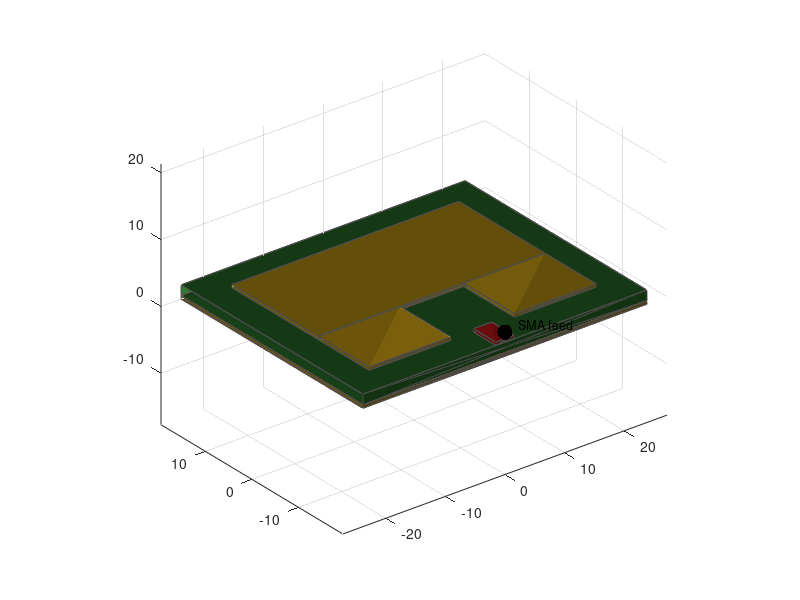

This figure's MATLAB source: (Note: this script raises an error after producing the figure.)
%% =========================================================================
%  Rectangular Inset-Fed Microstrip Patch Antenna Design
%  Target Frequency : 2.4 GHz (WiFi / ESP-NOW)
%  Substrate        : FR4  (εr = 4.4, h = 1.6 mm, tan δ = 0.02)
%  Feed Impedance   : 50 Ω (inset feed, no external matching network)
%
%  PLOTS:
%   Figure 1 — Physical antenna structure (3D layered geometry)
%   Figure 2 — 3D radiation pattern (surface plot in dBi)
%   Figure 3 — S11 parameter vs frequency
%   Figure 4 — Input impedance (R & X) over 11 frequency points
%
%  Reference: Balanis, "Antenna Theory: Analysis and Design", 4th ed. (TLM)
%% =========================================================================

clc; clear; close all;

%% ── SUBSTRATE & FREQUENCY PARAMETERS ─────────────────────────────────────
c      = 3e8;          % Speed of light (m/s)
f0     = 2.4e9;        % Resonant frequency (Hz)
eps_r  = 4.4;          % FR4 relative permittivity
h      = 1.6e-3;       % Substrate thickness (m)
tan_d  = 0.02;         % FR4 loss tangent
Z0     = 50;           % Feed impedance target (Ω)

lambda0 = c / f0;
k0      = 2*pi*f0 / c;

fprintf('=== 2.4 GHz Inset-Fed Patch Antenna — Design Script ===\n\n');

%% ── DESIGN EQUATIONS (Transmission Line Model) ────────────────────────────

% --- Patch Width ---
W = (c / (2*f0)) * sqrt(2 / (eps_r + 1));

% --- Effective Dielectric Constant ---
eps_eff = (eps_r+1)/2 + (eps_r-1)/2 * (1 + 12*h/W)^(-0.5);

% --- End-Effect Length Extension ---
delta_L = 0.412*h * ((eps_eff+0.3)*(W/h+0.264)) / ((eps_eff-0.258)*(W/h+0.8));

% --- Physical Patch Length ---
L_eff = c / (2*f0*sqrt(eps_eff));
L     = L_eff - 2*delta_L;

% --- Ground Plane (6h clearance each side) ---
Lg = L + 6*h;
Wg = W + 6*h;

% --- Radiation Conductances (Balanis eqs 14-13a, 14-21) ---
theta_v   = linspace(1e-6, pi-1e-6, 2000);
intgd_G1  = (sin(k0*W/2 .* cos(theta_v)) ./ cos(theta_v)).^2 .* sin(theta_v).^3;
G1        = (1/(120*pi^2)) * trapz(theta_v, intgd_G1);
intgd_G12 = (sin(k0*W/2 .* cos(theta_v)) ./ cos(theta_v)).^2 .* ...
             besselj(0, k0*L.*sin(theta_v)) .* sin(theta_v).^3;
G12       = (1/(120*pi^2)) * trapz(theta_v, intgd_G12);

% --- Edge Resistance ---
R_edge = 1 / (2*(G1 + G12));

% --- Inset Feed Depth for 50 Ω ---
if R_edge < Z0
    error('R_edge = %.1f Ω < 50 Ω — increase patch width.', R_edge);
end
y0 = (L/pi) * acos(sqrt(Z0 / R_edge));

% --- Inset Notch Width ---
g  = W / 10;

% --- 50 Ω Feed Line Width (Hammerstad) ---
A   = (Z0/60)*sqrt((eps_r+1)/2) + ((eps_r-1)/(eps_r+1))*(0.23+0.11/eps_r);
Wf  = 8*h*exp(A) / (exp(2*A)-2);

% --- RLC Model for frequency sweep ---
BW_frac = 0.035;
w0_rad  = 2*pi*f0;
Q_val   = 1/BW_frac;
C_eq    = Q_val / (R_edge * w0_rad);
L_eq    = 1 / (w0_rad^2 * C_eq);

%% ── PRINT SUMMARY ─────────────────────────────────────────────────────────
fprintf('========== FINAL DESIGN SUMMARY ==========\n');
fprintf('  W   = %.3f mm  (patch width)\n',      W*1e3);
fprintf('  L   = %.3f mm  (patch length)\n',     L*1e3);
fprintf('  y0  = %.3f mm  (inset feed depth)\n', y0*1e3);
fprintf('  g   = %.3f mm  (notch half-width)\n', g*1e3);
fprintf('  Wf  = %.3f mm  (feed line width)\n',  Wf*1e3);
fprintf('  Lg  = %.2f mm, Wg = %.2f mm\n',       Lg*1e3, Wg*1e3);
fprintf('  R_edge  = %.2f Ω\n',                  R_edge);
fprintf('  R_in(y0)= %.2f Ω  (at feed point)\n', R_edge*cos(pi*y0/L)^2);
fprintf('==========================================\n\n');

%% ══════════════════════════════════════════════════════════════════════════
%  FIGURE 1 — PHYSICAL ANTENNA STRUCTURE (3D LAYERED GEOMETRY)
%% ══════════════════════════════════════════════════════════════════════════
fig1 = figure('Name','Figure 1 — Physical Antenna Structure', ...
              'Color','w','Position',[50 500 820 560]);

ax1 = axes('Parent',fig1);
hold(ax1,'on'); axis(ax1,'equal'); grid(ax1,'on');
view(ax1, -38, 28);
lighting(ax1,'gouraud');
camlight(ax1,'headlight');

% Coordinates (centred at origin for clarity)
Lmm = L*1e3;  Wmm = W*1e3;  Lgmm = Lg*1e3;  Wgmm = Wg*1e3;
hmm = h*1e3;  y0mm= y0*1e3; gm  = g*1e3;    Wfmm = Wf*1e3;
sub_t  = hmm;            % substrate thickness (mm) → visual z-scale
gnd_t  = 0.5;            % ground copper visual thickness (mm)
pat_t  = 0.5;            % patch copper visual thickness (mm)

% --- Helper: draw a box [x1 x2] × [y1 y2] × [z1 z2] ---
    function draw_box(x1,x2,y1,y2,z1,z2,col,alph)
        X = [x1 x2 x2 x1; x1 x2 x2 x1; x1 x1 x2 x2; x1 x1 x2 x2; x1 x2 x2 x1; x1 x2 x2 x1];
        Y = [y1 y1 y2 y2; y1 y1 y2 y2; y1 y2 y2 y1; y1 y2 y2 y1; y1 y1 y1 y1; y2 y2 y2 y2];
        Z = [z1 z1 z1 z1; z2 z2 z2 z2; z1 z1 z2 z2; z2 z2 z1 z1; z1 z1 z2 z2; z1 z1 z2 z2];
        patch('XData',X','YData',Y','ZData',Z','FaceColor',col, ...
              'FaceAlpha',alph,'EdgeColor',[0.3 0.3 0.3],'LineWidth',0.5);
    end

% Layer z positions
z_gnd_bot = 0;
z_gnd_top = gnd_t;
z_sub_bot = z_gnd_top;
z_sub_top = z_sub_bot + sub_t;
z_pat_bot = z_sub_top;
z_pat_top = z_pat_bot + pat_t;

% --- Ground plane (copper gold) ---
draw_box(-Wgmm/2, Wgmm/2, -Lgmm/2, Lgmm/2, z_gnd_bot, z_gnd_top, [0.85 0.65 0.13], 1.0);

% --- FR4 Substrate (green translucent) ---
draw_box(-Wgmm/2, Wgmm/2, -Lgmm/2, Lgmm/2, z_sub_bot, z_sub_top, [0.2 0.55 0.2], 0.25);

% --- Patch copper (split into 3 rectangles to show inset notches) ---
% Left block (from -W/2 to -(Wf/2+g))
x_notch_left  = -(Wfmm/2 + gm);
x_notch_right =  (Wfmm/2 + gm);
y_inset_edge  = -Lmm/2;
y_inset_top   = -Lmm/2 + y0mm;

% Full patch top band (above inset)
draw_box(-Wmm/2, Wmm/2, y_inset_top, Lmm/2, z_pat_bot, z_pat_top, [0.95 0.75 0.1], 1.0);
% Left patch strip in inset region
draw_box(-Wmm/2, x_notch_left, y_inset_edge, y_inset_top, z_pat_bot, z_pat_top, [0.95 0.75 0.1], 1.0);
% Right patch strip in inset region
draw_box(x_notch_right, Wmm/2, y_inset_edge, y_inset_top, z_pat_bot, z_pat_top, [0.95 0.75 0.1], 1.0);

% --- Feed line (red copper strip) ---
y_feed_bot = -Lgmm/2;
draw_box(-Wfmm/2, Wfmm/2, y_feed_bot, y_inset_edge, z_pat_bot, z_pat_top, [0.85 0.1 0.1], 1.0);

% --- SMA connector symbolic dot ---
scatter3(0, -Lgmm/2, z_pat_top+1, 120, 'k', 'filled');
text(1.5, -Lgmm/2-1, z_pat_top+2, 'SMA feed', 'FontSize', 9, 'Color','k');

% --- Dimension annotations ---
% Width arrow
annotation('doublearrow','X',[0.13 0.87],'Y',[0.07 0.07],'Color','b','LineWidth',1.5,'Head1Length',6,'Head2Length',6);
annotation('textbox',[0.35 0.02 0.3 0.06],'String',sprintf('W = %.1f mm', Wmm), ...
    'EdgeColor','none','HorizontalAlignment','center','FontSize',10,'Color','b','FontWeight','bold');

xlabel(ax1,'x (mm)','FontSize',11); ylabel(ax1,'y (mm)','FontSize',11); zlabel(ax1,'z (mm)','FontSize',11);
title(ax1, sprintf(['Physical Structure — 2.4 GHz Inset-Fed Patch Antenna\n' ...
    'W=%.1f mm, L=%.1f mm, y_0=%.1f mm, W_f=%.1f mm, g=%.1f mm'], ...
    Wmm, Lmm, y0mm, Wfmm, gm), 'FontSize', 12, 'FontWeight', 'bold');

% Legend patches
h_gnd = patch(NaN,NaN,[0.85 0.65 0.13],'DisplayName','Ground Plane (Cu)');
h_sub = patch(NaN,NaN,[0.2 0.55 0.2],  'FaceAlpha',0.25,'DisplayName','FR4 Substrate');
h_pat = patch(NaN,NaN,[0.95 0.75 0.1], 'DisplayName','Patch (Cu)');
h_fed = patch(NaN,NaN,[0.85 0.1 0.1],  'DisplayName','Feed Line (Cu)');
legend([h_gnd h_sub h_pat h_fed],'Location','northeast','FontSize',9);
xlim(ax1,[-Wgmm/2-2 Wgmm/2+2]); ylim(ax1,[-Lgmm/2-4 Lgmm/2+2]);

%% ══════════════════════════════════════════════════════════════════════════
%  FIGURE 2 — 3D RADIATION PATTERN (surface, dBi)
%% ══════════════════════════════════════════════════════════════════════════
% Analytical far-field: product of E-plane and H-plane patterns
% Valid above the ground plane (upper hemisphere, 0 ≤ θ ≤ π/2)

N_th = 90;   N_ph = 181;
theta_3d = linspace(0,   pi/2, N_th);   % elevation: 0=broadside, π/2=horizon
phi_3d   = linspace(0, 2*pi,  N_ph);    % azimuth

[TH, PH] = meshgrid(theta_3d, phi_3d);

% E-plane element factor (elevation in xz-plane)
FE = cos(k0*(L/2).*sin(TH).*cos(PH)) .* cos(TH);
% H-plane element factor (elevation in yz-plane)  
FH = sinc((k0*W/(2*pi)).*sin(TH).*sin(PH));

% Total field magnitude (approximate 3D pattern)
F_total = abs(FE .* FH);
F_total = F_total / max(F_total(:));     % normalise to 1

% Estimated directivity for dBi scale
D0_lin = (2*pi*W/lambda0)^2 / (pi * trapz(theta_v, intgd_G1));
D0_dBi = 10*log10(D0_lin);

F_dBi  = D0_dBi + 20*log10(F_total + 1e-10);   % shift to dBi
F_dBi  = max(F_dBi, D0_dBi - 30);              % clip -30 dB floor

% Convert to Cartesian for surface plot (radius = linear F)
R_surf = F_total;
Xs = R_surf .* sin(TH) .* cos(PH);
Ys = R_surf .* sin(TH) .* sin(PH);
Zs = R_surf .* cos(TH);

figure('Name','Figure 2 — 3D Radiation Pattern','Color','w','Position',[900 500 720 560]);
surf(Xs, Ys, Zs, F_dBi, 'EdgeColor','none','FaceAlpha',0.92);
colormap(jet); cb = colorbar;
cb.Label.String = 'Gain (dBi)'; cb.Label.FontSize = 11;
clim([D0_dBi-20, D0_dBi+1]);
hold on;
% Broadside marker
scatter3(0,0,1.02,120,'w','filled','MarkerEdgeColor','k','LineWidth',1.5);
text(0.05,0,1.1,sprintf('Peak ≈ %.1f dBi',D0_dBi),'FontSize',10,'FontWeight','bold');
% Ground plane disc
[xd,yd] = meshgrid(linspace(-1,1,40));
rd = sqrt(xd.^2+yd.^2); zd = zeros(size(xd)); zd(rd>1)=NaN;
surf(xd,yd,zd-0.02,'FaceColor',[0.85 0.65 0.13],'EdgeColor','none','FaceAlpha',0.5);

axis equal; grid on; view(-35,25);
xlabel('x','FontSize',11); ylabel('y','FontSize',11); zlabel('z (Broadside)','FontSize',11);
title(sprintf('3D Radiation Pattern — 2.4 GHz Patch (TLM)\nPeak Directivity ≈ %.1f dBi', D0_dBi), ...
    'FontSize',12,'FontWeight','bold');
lighting gouraud; camlight headlight;
annotation('textbox',[0.02 0.02 0.45 0.07],'String', ...
    'Upper hemisphere shown (ground plane below)', ...
    'FitBoxToText','on','EdgeColor',[0.6 0.6 0.6],'FontSize',9,'BackgroundColor','w');

%% ══════════════════════════════════════════════════════════════════════════
%  FIGURE 3 — S11 PARAMETER vs FREQUENCY
%% ══════════════════════════════════════════════════════════════════════════
f_span  = linspace(1.6e9, 3.4e9, 2000);
w_span  = 2*pi*f_span;

Z_in    = 1 ./ (1/R_edge + 1./(1j*w_span*L_eq) + 1j*w_span*C_eq);
Gamma   = (Z_in - Z0) ./ (Z_in + Z0);
S11_dB  = 20*log10(abs(Gamma));

% -10 dB bandwidth
idx_bw  = S11_dB < -10;
if any(idx_bw)
    f_low  = min(f_span(idx_bw));
    f_high = max(f_span(idx_bw));
    BW_MHz = (f_high - f_low)/1e6;
else
    BW_MHz = 0; f_low = f0; f_high = f0;
end

figure('Name','Figure 3 — S11 Parameter','Color','w','Position',[50 50 780 460]);
ax3 = axes; hold(ax3,'on');

% BW shaded region
if BW_MHz > 0
    fill(ax3, [f_low f_high f_high f_low]/1e9, [-10 -10 min(S11_dB) min(S11_dB)], ...
        [0.8 0.95 0.8], 'EdgeColor','none','FaceAlpha',0.4, 'DisplayName','−10 dB BW region');
end

% S11 curve
plot(ax3, f_span/1e9, S11_dB, 'b-', 'LineWidth', 2.5, 'DisplayName', 'S_{11}');

% Reference lines
yline(ax3,-10,'r--','LineWidth',1.8,'Label','−10 dB','LabelHorizontalAlignment','left', ...
    'HandleVisibility','off');
xline(ax3,2.4,'Color',[0.1 0.7 0.1],'LineWidth',1.5,'LineStyle','--', ...
    'Label','2.4 GHz','HandleVisibility','off');
xline(ax3,2.485,'Color',[0.5 0.5 0.5],'LineWidth',1,'LineStyle',':','Label','2.485 GHz','HandleVisibility','off');

% Resonance marker
[S11_min, idx_min] = min(S11_dB);
f_res_actual = f_span(idx_min);
scatter(ax3, f_res_actual/1e9, S11_min, 90, 'r', 'filled', 'DisplayName', ...
    sprintf('Resonance: %.3f GHz, %.1f dB', f_res_actual/1e9, S11_min));

% BW annotation box
if BW_MHz > 0
    text(ax3, 2.35, -35, sprintf('BW_{-10dB}\n≈ %.0f MHz\n(%.1f–%.1f GHz)', ...
        BW_MHz, f_low/1e9, f_high/1e9), 'FontSize',10,'Color',[0 0.5 0], ...
        'BackgroundColor',[0.9 1 0.9],'EdgeColor',[0 0.5 0],'Margin',3);
end

xlabel(ax3,'Frequency (GHz)','FontSize',12);
ylabel(ax3,'S_{11} (dB)','FontSize',12);
title(ax3,'S_{11} vs Frequency — 2.4 GHz Inset-Fed Patch (TLM Model)', ...
    'FontSize',13,'FontWeight','bold');
legend(ax3,'Location','southeast','FontSize',10);
grid(ax3,'on'); ylim(ax3,[-45 5]); xlim(ax3,[1.6 3.4]);
set(ax3,'XTick',1.6:0.2:3.4);

%% ══════════════════════════════════════════════════════════════════════════
%  FIGURE 4 — INPUT IMPEDANCE (R & X) AT 11 FREQUENCY POINTS
%% ══════════════════════════════════════════════════════════════════════════
% 11 points: 1.9 GHz to 2.9 GHz in 0.1 GHz steps (centred on 2.4 GHz)
f_11   = linspace(1.9e9, 2.9e9, 11);
w_11   = 2*pi*f_11;

Z_11   = 1 ./ (1/R_edge + 1./(1j*w_11*L_eq) + 1j*w_11*C_eq);
R_11   = real(Z_11);
X_11   = imag(Z_11);

% Continuous curves for reference
f_cont = linspace(1.6e9, 3.2e9, 1000);
w_cont = 2*pi*f_cont;
Z_cont = 1 ./ (1/R_edge + 1./(1j*w_cont*L_eq) + 1j*w_cont*C_eq);
R_cont = real(Z_cont);
X_cont = imag(Z_cont);

figure('Name','Figure 4 — Input Impedance vs Frequency (11 Points)', ...
       'Color','w','Position',[900 50 820 520]);

% ── Resistance subplot ────────────────────────────────────────────────────
subplot(2,1,1);
hold on;
plot(f_cont/1e9, R_cont, 'b-', 'LineWidth',1.5, 'DisplayName','R_{in} (continuous)');
stem(f_11/1e9, R_11, 'filled', 'Color','b', 'MarkerFaceColor','b', ...
     'MarkerSize',8, 'LineWidth',1.8, 'DisplayName','R_{in} (11 points)');
yline(50,'r--','50 Ω','LineWidth',1.8,'LabelHorizontalAlignment','right');
xline(2.4,'Color',[0.1 0.7 0.1],'LineWidth',1.5,'LineStyle','--','Label','2.4 GHz');

% Label each stem with its value
for k = 1:11
    text(f_11(k)/1e9, R_11(k)+4, sprintf('%.0f',R_11(k)), ...
        'HorizontalAlignment','center','FontSize',7.5,'Color','b');
end

ylabel('Resistance R_{in} (Ω)','FontSize',11);
title('Input Impedance vs Frequency — 11 Discrete Points','FontSize',12,'FontWeight','bold');
legend('Location','northeast','FontSize',9); grid on;
xlim([1.7 3.1]); ylim([0 max(R_cont)*1.15]);
set(gca,'XTick',f_11/1e9,'XTickLabel',arrayfun(@(x) sprintf('%.1f',x), f_11/1e9,'UniformOutput',false));
xtickangle(30);

% ── Reactance subplot ─────────────────────────────────────────────────────
subplot(2,1,2);
hold on;
plot(f_cont/1e9, X_cont, 'r-', 'LineWidth',1.5, 'DisplayName','X_{in} (continuous)');
stem(f_11/1e9, X_11, 'filled', 'Color',[0.8 0 0], 'MarkerFaceColor',[0.8 0 0], ...
     'MarkerSize',8, 'LineWidth',1.8, 'DisplayName','X_{in} (11 points)');
yline(0,'k-','LineWidth',1,'HandleVisibility','off');
xline(2.4,'Color',[0.1 0.7 0.1],'LineWidth',1.5,'LineStyle','--','Label','2.4 GHz');

% Label each stem with its value
for k = 1:11
    offset = 8 * sign(X_11(k)); if abs(X_11(k)) < 5; offset = 10; end
    text(f_11(k)/1e9, X_11(k)+offset, sprintf('%.0f',X_11(k)), ...
        'HorizontalAlignment','center','FontSize',7.5,'Color',[0.8 0 0]);
end

xlabel('Frequency (GHz)','FontSize',11);
ylabel('Reactance X_{in} (Ω)','FontSize',11);
legend('Location','northeast','FontSize',9); grid on;
xlim([1.7 3.1]);
set(gca,'XTick',f_11/1e9,'XTickLabel',arrayfun(@(x) sprintf('%.1f',x), f_11/1e9,'UniformOutput',false));
xtickangle(30);

% Shared annotation: resonance = X_in = 0
[~,idx_res] = min(abs(X_11));
annotation('textbox',[0.62 0.08 0.33 0.10],'String', ...
    sprintf('At resonance (2.4 GHz):\nR_{in} ≈ %.0f Ω,  X_{in} ≈ %.0f Ω', ...
    R_11(idx_res), X_11(idx_res)), ...
    'FitBoxToText','on','BackgroundColor','#FFF8E7','EdgeColor','#E67E22', ...
    'FontSize',10,'FontWeight','bold');

%% ── TABULAR PRINTOUT OF 11-POINT IMPEDANCE DATA ──────────────────────────
fprintf('%-12s %-14s %-14s %-16s\n','Freq (GHz)','R_in (Ω)','X_in (Ω)','|Z_in| (Ω)');
fprintf('%s\n', repmat('-',1,58));
for k = 1:11
    fprintf('  %-10.2f %-14.2f %-14.2f %-14.2f\n', ...
        f_11(k)/1e9, R_11(k), X_11(k), abs(Z_11(k)));
end
fprintf('\n[Done] Figures 1–4 generated.\n');
